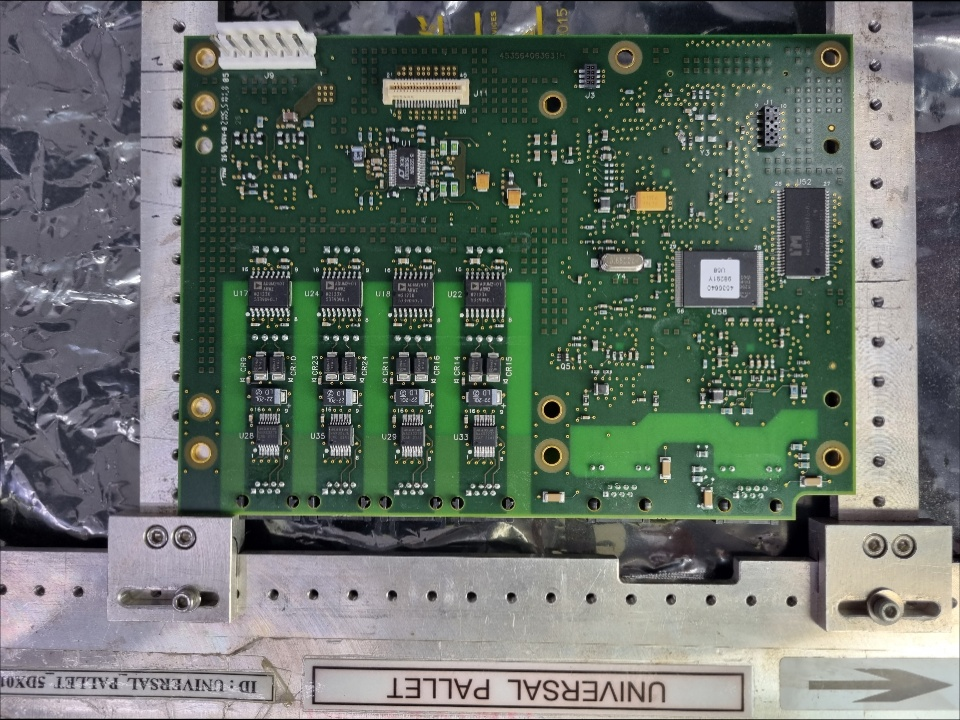
#> input picture im1reg.jpg, 960 x 720 px
$ python imgsimilarity.py
#> lines starting #> are read from the running program, lines starting #| are printed output that depends on the picture; after the words box and inside, x2 and y2 are one past the last pixel; in counts of white or black regions, pixels touching at a corner belong together; long printed decimals are rounded
from skimage.metrics import structural_similarity
import cv2
import numpy as np

before = cv2.imread('im1reg.jpg')
#> before is the input picture: shape (720, 960, 3); mean B, G, R 104, 111.8, 102.3
after = cv2.imread('im2reg.jpg')
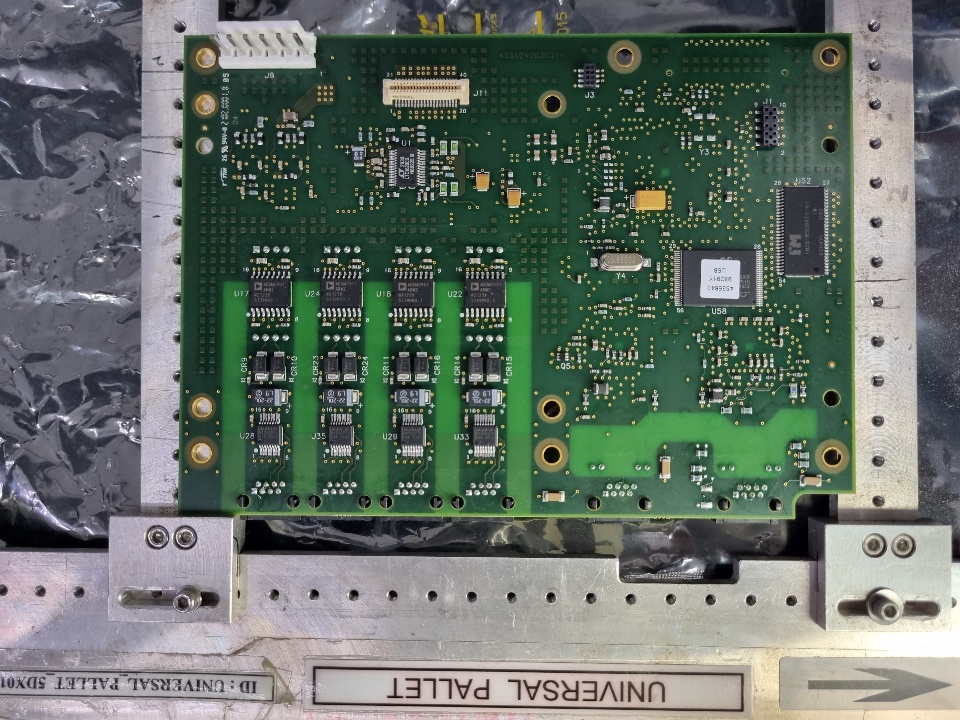
#> input picture im2reg.jpg, 960 x 720 px
#> after is the input picture: shape (720, 960, 3); mean B, G, R 103.8, 112.1, 101.5

# Convert images to grayscale
before_gray = cv2.cvtColor(before, cv2.COLOR_BGR2GRAY)
after_gray = cv2.cvtColor(after, cv2.COLOR_BGR2GRAY)

# Compute SSIM between two images
(score, diff) = structural_similarity(before_gray, after_gray, full=True)
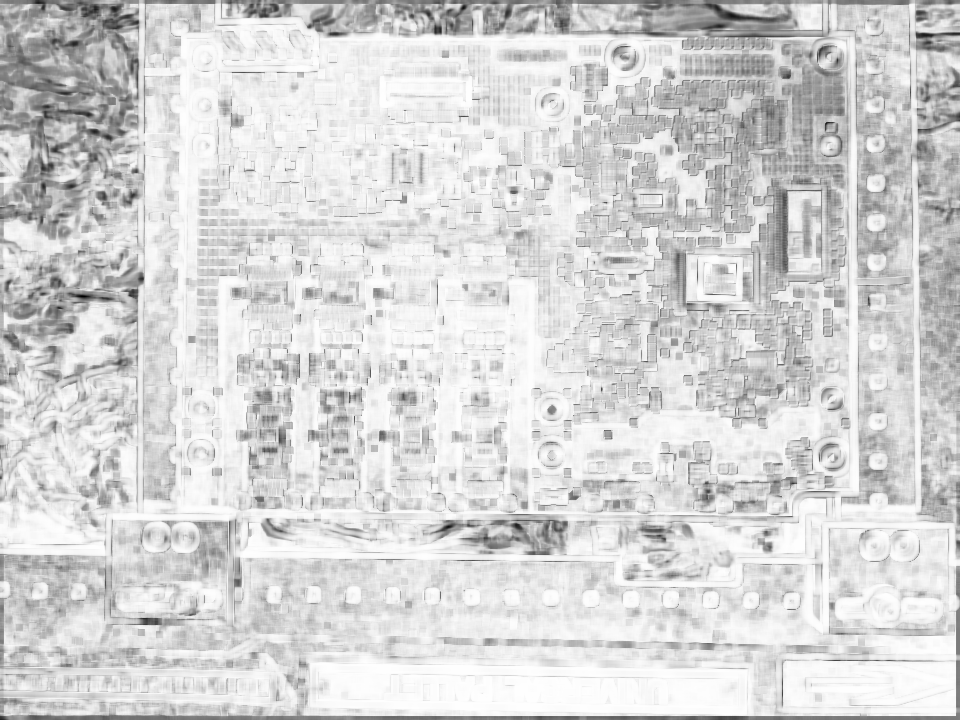
#> diff: shape (720, 960) float64; min -0.857, max 1, mean 0.699; drawn with min black and max white
#> score = 0.706
print("Image similarity", score)
#| Image similarity 0.7063

# The diff image contains the actual image differences between the two images
# and is represented as a floating point data type in the range [0,1]
# so we must convert the array to 8-bit unsigned integers in the range
# [0,255] before we can use it with OpenCV
diff = (diff * 255).astype("uint8")

# Threshold the difference image, followed by finding contours to
# obtain the regions of the two input images that differ
thresh = cv2.threshold(diff, 0, 255, cv2.THRESH_BINARY_INV | cv2.THRESH_OTSU)[1]
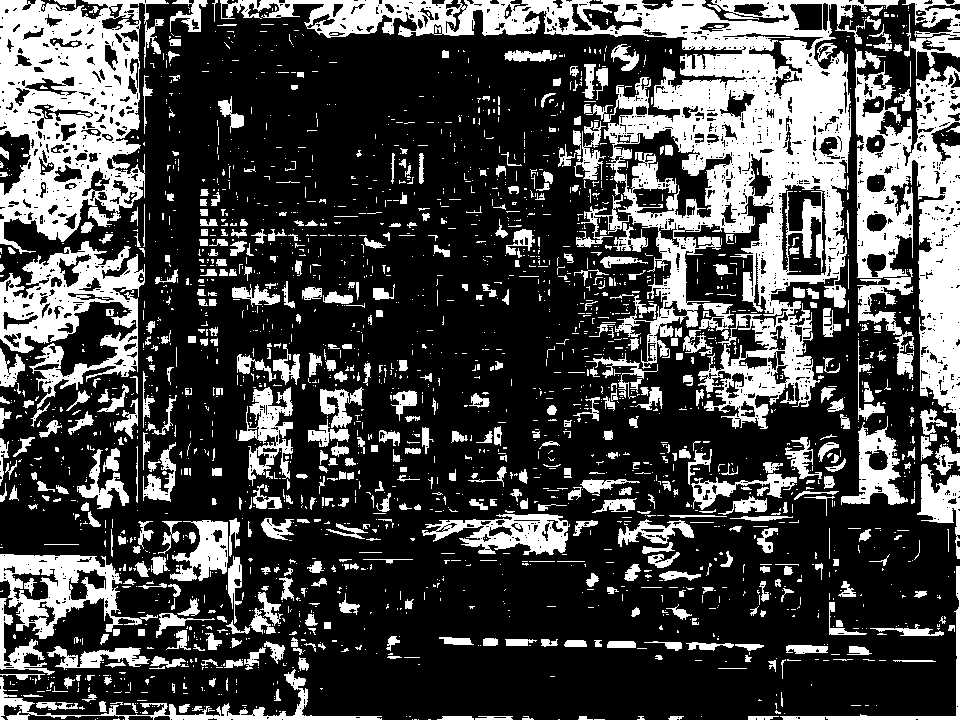
#> thresh: shape (720, 960); 28.3% white; 2371 white regions (1825 under 20 px)
contours = cv2.findContours(thresh.copy(), cv2.RETR_EXTERNAL, cv2.CHAIN_APPROX_SIMPLE)
#> contours = 2298 contours, 1920 with area under 20; largest, box (x1, y1, x2, y2) and area: (220, 0, 899, 429) 71164, (0, 0, 169, 254) 28160, (855, 48, 960, 436) 20740, (0, 241, 145, 409) 10780, (0, 554, 158, 639) 6454
contours = contours[0] if len(contours) == 2 else contours[1]

mask = np.zeros(before.shape, dtype='uint8')
filled_after = after.copy()

for c in contours:
    area = cv2.contourArea(c)
    if area > 200:
        x,y,w,h = cv2.boundingRect(c)
        cv2.rectangle(before, (x, y), (x + w, y + h), (36,255,12), 2)
        cv2.rectangle(after, (x, y), (x + w, y + h), (36,255,12), 2)
        cv2.drawContours(mask, [c], 0, (0,255,0), -1)
        cv2.drawContours(filled_after, [c], 0, (0,255,0), -1)
#> this loop made 2298 passes
#> (area, x, y, w, h) on passes 120, 178, 179, 263, 288, 310, 341, 364, 451, 498, 503, 561: (1986, 0, 669, 382, 51), (951.5, 47, 646, 103, 24), (251.5, 786, 645, 42, 9), (241, 870, 624, 74, 12), (296, 156, 613, 59, 25), (226.5, 249, 608, 27, 26), (828, 0, 598, 55, 77), (238, 258, 592, 25, 34), (945.5, 780, 566, 180, 154), (404, 228, 556, 14, 68), (6454.5, 0, 554, 158, 85), (210.5, 757, 528, 21, 25)
#> area on passes 11, 13, 15, 17, 18, 40: 64, 32, 22, 84.5, 89, 51.5
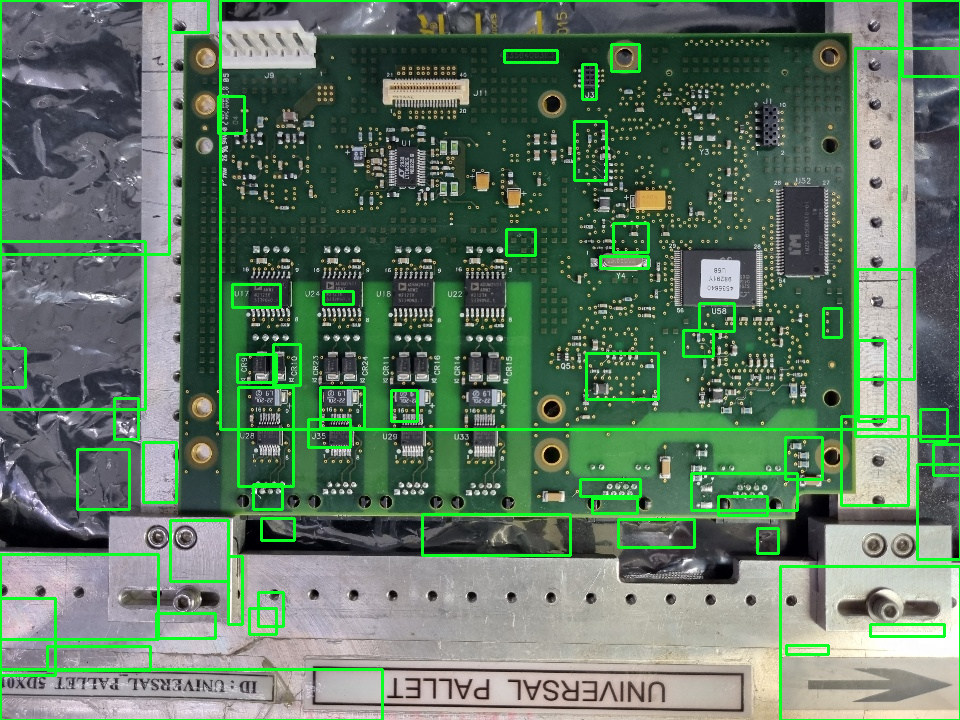
#> after: shape (720, 960, 3); 5.77% of pixels changed, all inside (x1, y1, x2, y2) = (0, 0, 960, 720)
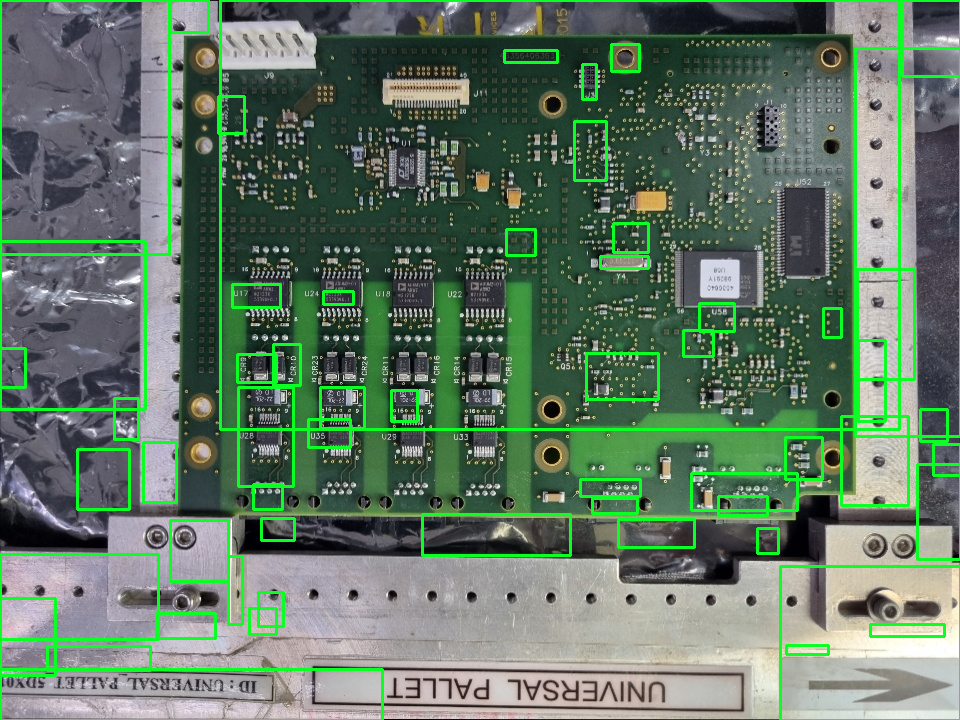
#> before: shape (720, 960, 3); 5.77% of pixels changed, all inside (x1, y1, x2, y2) = (0, 0, 960, 720)
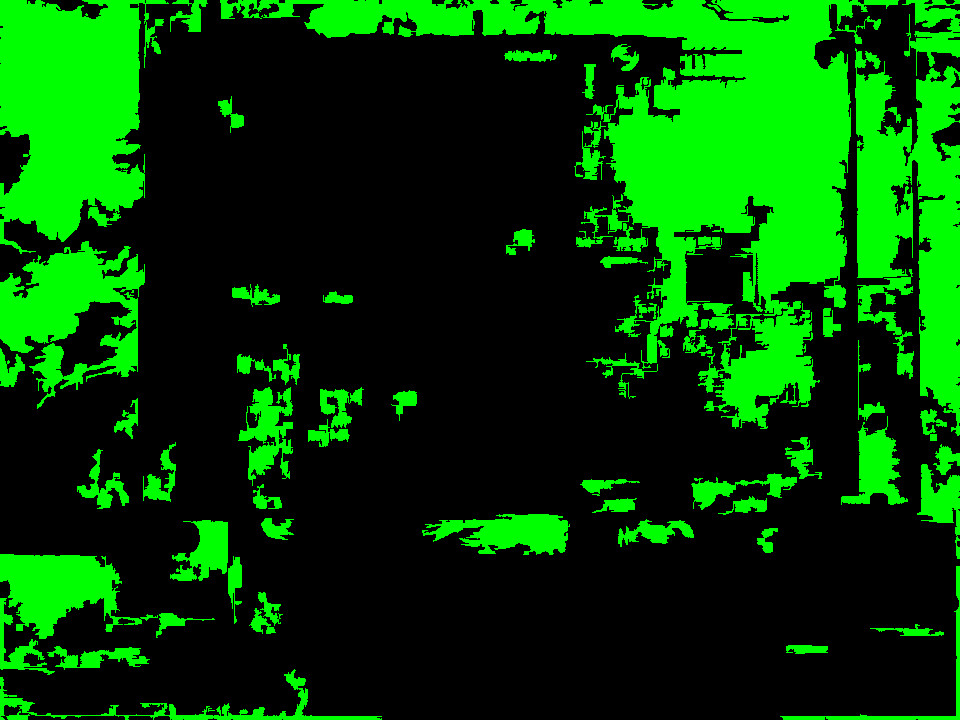
#> mask: shape (720, 960, 3); mean B, G, R 0, 69.2, 0

cv2.imshow('before', before)
cv2.imshow('after', after)
cv2.imshow('diff',diff)
cv2.imshow('mask',mask)
cv2.imshow('filled after',filled_after)
cv2.waitKey(0)
